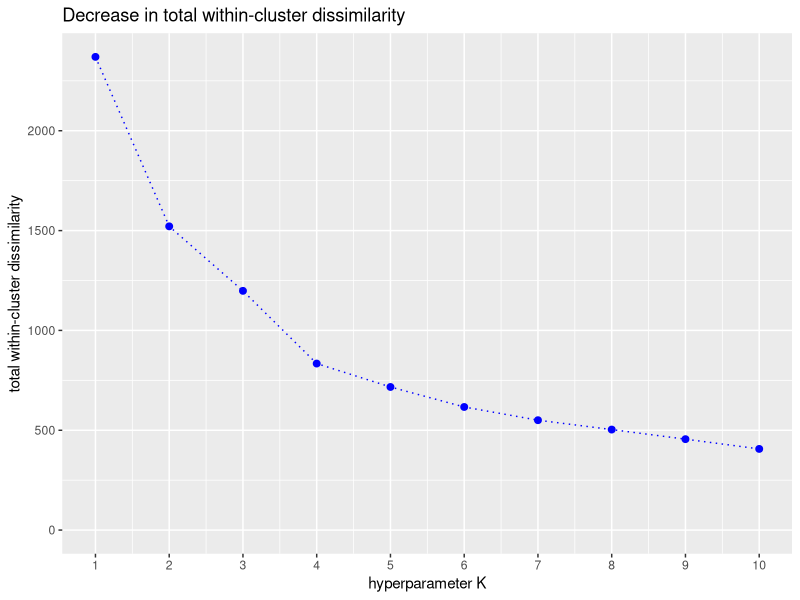
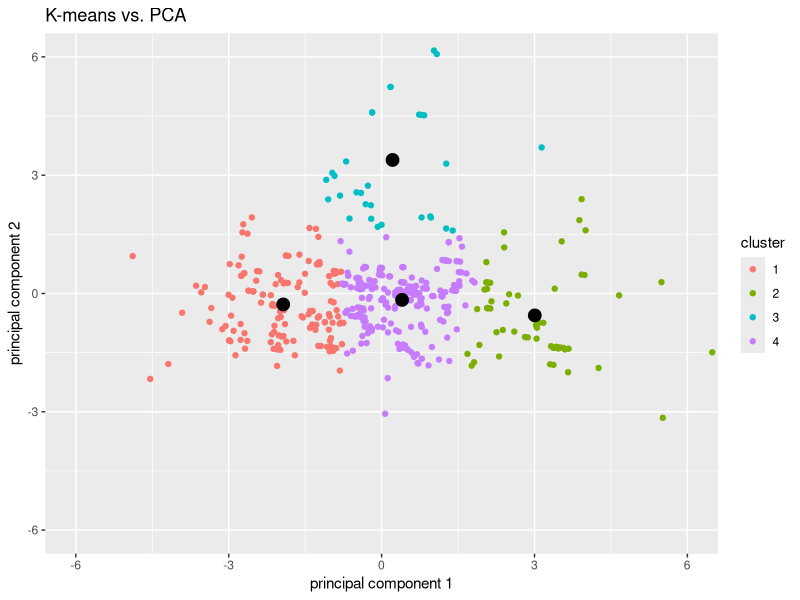
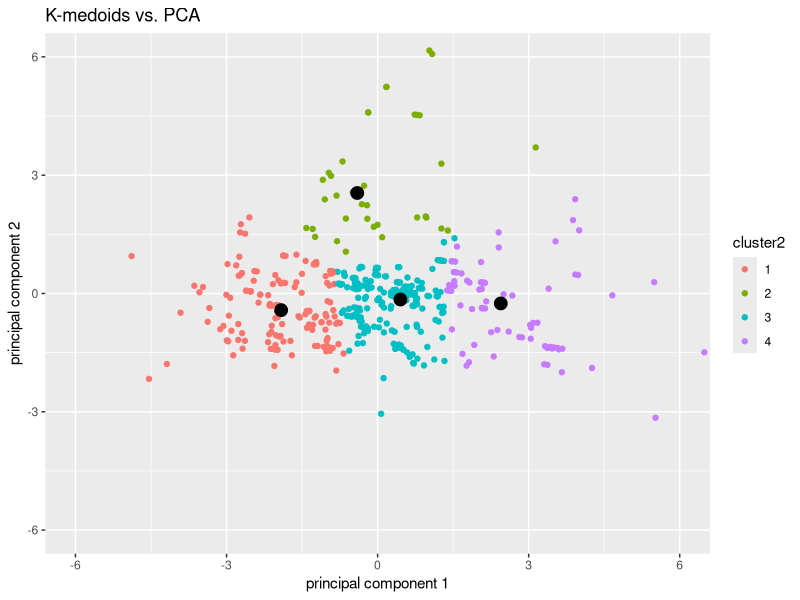

Write the R code that produced these figures, in order.
## ---- chunk 1
# Load required libraries and clear environment
library(tidyverse)
library(ggplot2)
library(cluster)
rm(list = ls())
set.seed(100)  # Ensure reproducibility
## ---- chunk 2
#Step 1: Data preprocessing and set a seed to ensure reproducibility since the 
#initial cluster centers arerandomly chosen.
####################################################################

rm(list = objects())
library(tidyverse)
library(ggplot2)

#Step 1a: Use the set.seed() function to ensure that the initial random assignment of clusters are the same
set.seed(100) # the choice of the seed is not important, one can replace 100 with any other integer.

#Step 1b: Read the SportsCars.csv data into R and name this object SC:
SC <- read.csv('SportsCars.csv', sep = ";", header = TRUE)

#Step 1c: Define a new set of variables:
SC <- SC %>% mutate(x1 = log(weight/max_power),
                    x2 = log(max_power/cubic_capacity),
                    x3 = log(max_torque),
                    x4 = log(max_engine_speed),
                    x5 = log(cubic_capacity))

#Step 1d: Create the raw design matrix X_ raw:
X_raw <- SC %>% select(x1,x2,x3,x4,x5)

#Step 1e:  Standardize the raw design matrix Xraw by column
# means and column standard deviations :
X <- apply(X_raw,2,function(x) (x - mean(x))/sd(x))

## ---- chunk 3
#Step 2: Calculate again (for completeness) the PCA and add 
#the coordinates to the original dataset.

#Step 2a: Perform PCA for dimension reduction:
SVD <- svd(X)
PCs <- X %*% SVD$v 
colnames(PCs) <- names(c(v = 1:5))

#Step 2b: Add  thec PCs to the original sports car data
SC <- cbind(SC,PCs)

## ---- chunk 4
#Step 3: Consider a maximum number of K clusters and define objects 
#for loop over k = 1, ...,K clusters
####################################################################

#Step 3a: We set the maximum number of clusters K=10 and we will perform 
#K-means clustering for the data set X.
k_m <- 10 # maximum number of clusters  (exercise: look at more and
#justify why 10 is reasonable in this case).

#Step 3b: define objects for loop over K clusters:
k_average <- colMeans(X) # average columns
Centers <- list()

#Step 3c: Record the cluster assignment for each observation:
Classifier <- matrix(1, k_m, nrow(X)) 

#Step 3d: Total Within-Cluster Dissimilarity (TWCD)
TWCD <- rep(NA,k_m)
TWCD[1] <- sum(colSums(X^2)) # if there is only one cluster (no classification)

#Step 4: Use the for loop and the kmeans() function in R to 
#perform K-means clustering for k= 1, ...,K.
###################################################################

#Step 4a: Use the 'kmeans' function to run the K-means algorithm for 1:k_m clusters. The #first argument of kmeans is matrix X and its second argument is the number of clusters 'cl'. 
for(cl in 2:k_m){
  if(cl == 2){
    kmeansX <- kmeans(X, cl)	# for cl = 2, the cluster centers are randomly assigned
  }
  if(cl > 2){
    
    #Step 4b: For cl > 2, the previous cluster centers plus 'k_average'
    # will be used as initial cluster centers:
    kmeansX <- kmeans(X, cluster_centers)
  }
  
  #Step 4c: Update the TWCD and record the results:
  TWCD[cl] <- sum(kmeansX$withins)  #The vector of within-cluster sum of squares
  Classifier[cl, ] <- kmeansX$cluster #A vector of integers (from 1:k) indicating the    
  #cluster to which each point is allocated.
  Centers[[cl]] <- kmeansX$centers   #A matrix of cluster centres.
  
  
  #Step 4c: Set up the initial cluster centers for the next loop
  cluster_centers <- matrix(NA, cl + 1, ncol(X))
  cluster_centers[cl + 1, ] <- k_average
  cluster_centers[1:cl, ] <- kmeansX$centers
} 

## ---- chunk 5
#Step 5: Plot the total Within Cluster Dissimilarity (TWCD) to observe how it 
#changes with respect to the total number of clusters.
###################################################################

#Step 5a: Use ggplot for the graph of TWCD vs the total number of clusters:

ggplot(data.frame(x = c(1:k_m), y = TWCD), aes(x = x, y = y)) +
  geom_point(size = 2, colour = "blue") +
  geom_line(linetype = 3, colour = "blue") +
  labs(x = "hyperparameter K", y = "total within-cluster dissimilarity",
       title ="Decrease in total within-cluster dissimilarity") +
  coord_cartesian(ylim = c(0, max(TWCD))) +
  scale_x_continuous(breaks = 1:k_m) 


#When we analyze the graph (elbow method) we can see that the graph will rapidly change from 4 to 5 creating an elbow shape. 
#Step 5b: The optimal number of clusters is 4.
cl_opt <- 4

## ---- chunk 6
#Step 6: Check the characteristics of the cl_opt<-4 clusters
#################################################################
# Step 6a: Use the function table and Classifier from Step 4 to  
#find the number of observations in each of the cl_opt<-4 clusters:
table(Classifier[cl_opt,])

#Step 6b: Use Centers from Step 4 to find the centers 
#of the cl_opt<-4 clusters:
Centers[[cl_opt]]
## ---- chunk 7
#Step 7: Create a table for summarizing the K-means clustering 
#results w.r.t. sports cars (expert judgment) for K = 4. 
###################################################################
#Step 7a: Type of cars:
SC <- SC %>% mutate(sports_type = cut(tau,breaks = c(0,17,21,100),
                                      labels = c("tau <17 ( sports car )","17 <= tau <21 ", "tau >=21 ")))

#Step 7b: Add the clusters to the sports car data set:
SC <- SC %>% mutate(cluster = factor(Classifier[cl_opt,]))

#Step 7c: Compute the number of cars per car type in each cluster:
SC %>% group_by(sports_type,cluster) %>% summarise(Count = n())

## ---- chunk 8
#Step 8: We will plot a graph to illustrate the four clusters on the first 
#two principal component axesfrom the PCA.
###################################################################
#Step 8a:  Cluster centers coordinates in first two principal components coordinates
Centers_pcs <- Centers[[cl_opt]] %*% SVD$v
colnames(Centers_pcs) <- names(c(x = 1:5)) 

#Step 8b: Use the first two columns, PCs, and show the cluster centers in black:
ggplot(SC, aes(x = v1, y = v2, colour = cluster)) + geom_point() +
  coord_cartesian(xlim = c(-6, 6),
                  ylim = c(-6, 6)) +
  labs(y = paste("principal component ", 2, sep = ""),
       x = paste("principal component ", 1, sep = ""),
       title = "K-means vs. PCA") +
  geom_point(data = data.frame(Centers_pcs),
             aes(x = x1, y = x2),
             size = 4,
             colour = "black")
## ---- chunk 9
#Step 1: Install and load the 'cluster' package: 
library(cluster)

#Step 2: As the initial cluster centers are randomly chosen,
# a seed needs to be set to ensure reproducibility.
set.seed(100)

#Step 3: We will use cl_opt<-4 clusters 
#Note 1: Type in ?pam to have access to the online documentation 
#which describes the arguments of the pam() function.  
#Note 2: The manhattan distances are the sum of absolute differences
kmed <- pam(X, k = cl_opt, metric = "manhattan", diss = FALSE) # number of clusters

#Step 4a: Find the number of observations in each cluster:
table(kmed$clustering)

#Step 4b: Find the medoid points. 
#It is a matrix with in each row the coordinates of one medoid.

kmed$medoids

#Step 4c: Find the integer vector of indices giving 
#the medoid observation numbers
SC[kmed$id.med,]

#Step 5a: Add the cluster labels to the data 
SC <- SC %>% mutate(cluster2 = factor(kmed$clustering))

#Step 5b: Find the number of sports cars per cluster:
SC %>% group_by(sports_type,cluster2) %>% summarise(count= n())

#Step 6a: Medoids  coordinates in first  two  principal  components coordinates:
kmed_medoids_pcs <- kmed$medoids %*% SVD$v
colnames(kmed_medoids_pcs) <- names(c(x=1:5))

#Step 6b: Use the  first  two  columns , PCs , and  show  the  cluster  centers  inblack:
ggplot(SC, aes(x = v1, y = v2, colour = cluster2)) + geom_point() +
  coord_cartesian(xlim = c(-6, 6),
                  ylim = c(-6, 6)) +
  labs(y = paste("principal component ", 2, sep = ""),
       x = paste("principal component ", 1, sep = ""),
       title = "K-medoids vs. PCA") +
  geom_point(data = data.frame(kmed_medoids_pcs),
             aes(x = x1, y = x2),
             size = 4,
             colour = "black")
